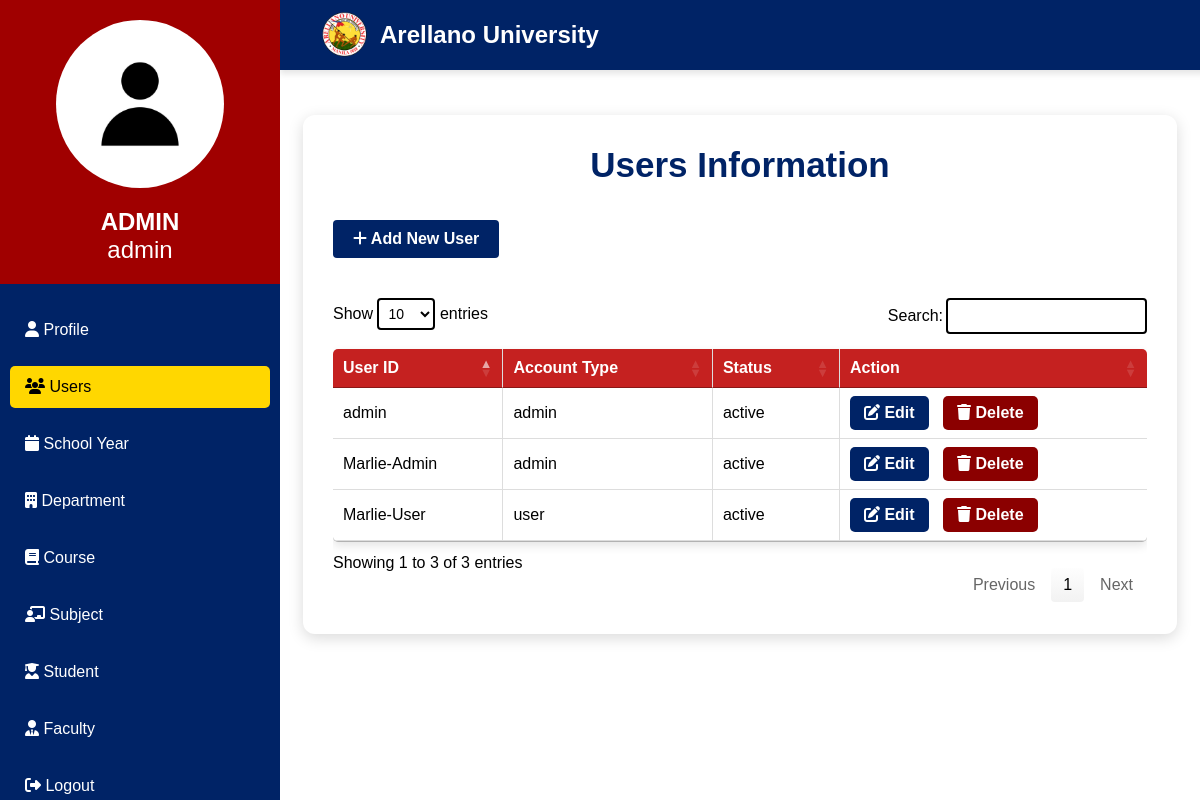
Screenshot of /admin/users.php (signed in) with the database file from the repository.
### tables this page shows
CREATE TABLE `tbl_users` (
  `user_id` varchar(20) NOT NULL,
  `password` text NOT NULL,
  `account_type` varchar(10) NOT NULL,
  `status` varchar(10) NOT NULL
);

### admin/users.php (the view, shortened to what this page needs)
<?php
    include("cn.php");
    $user_id = mysqli_real_escape_string($connection, $_SESSION['user_id']);
    $query = mysqli_query($connection, "SELECT * FROM tbl_users WHERE user_id = '$user_id'");
    $row = mysqli_fetch_assoc($query);
    $isUser = ($row['account_type'] === 'user');
?>
<!DOCTYPE html>
<html>
    <head>
        <link rel="stylesheet" href="css/table.css">
        <link rel="stylesheet" type="text/css" href="https://cdn.datatables.net/1.11.5/css/jquery.dataTables.css">
        <link rel="stylesheet" href="https://cdnjs.cloudflare.com/ajax/libs/font-awesome/6.4.2/css/all.min.css">
    </head>
    <body>
   <nav class="sidebar">
        <div class="sidebar-header">
            <div class="user-con">
                <div class="img-con">
                    <img src="images/default.jpg" alt="Admin Image">
                </div>
                <div class="user-info">
                    <strong><?php echo strtoupper($row["account_type"]); ?></strong><br><?php echo $row["user_id"]; ?>
                </div>
            </div>
        </div>
        <ul class="nav-links">
            <li><a href="admin-profile.php"><i class="fas fa-user"></i> Profile</a></li>
            <li><a href="users.php" class="active"><i class="fas fa-users"></i> Users</a></li>
            <li><a href="school-year.php"><i class="fas fa-calendar"></i> School Year</a></li>
            <li><a href="department.php"><i class="fas fa-building"></i> Department</a></li>
            <li><a href="course.php"><i class="fas fa-book"></i> Course</a></li>
            <li><a href="subject.php"><i class="fas fa-chalkboard-teacher"></i> Subject</a></li>
            <li><a href="student.php"><i class="fas fa-user-graduate"></i> Student</a></li>
            <li><a href="faculty.php"><i class="fas fa-user-tie"></i> Faculty</a></li>
            <li><a href="logout.php"><i class="fas fa-sign-out-alt"></i> Logout</a></li>
        </ul>
    </nav>
     <section class="main-content">
        <div class="top-con">
            <div class="top-nav">
                <img src="images/au_logo.png" alt="Arellano University Logo" class="brand">
                <h2>Arellano University</h2>
            </div>
        </div>
        <div class="table-container">
            <h1 class="title">Users Information</h1>
            <button class="add-btn disabled-link" <?php if ($isUser) echo 'disabled'; else echo 'onclick="openModal()"'; ?>> <i class="fas fa-plus"></i> Add New User</button>
        <?php
            include("cn.php");
            $query = mysqli_query($connection, "SELECT * FROM tbl_users");
            $rows = mysqli_num_rows($query);
            if ($rows > 0) {
        ?>
        <table id="users" class="styled-table">
            <thead>
                <tr>
                    <th>User ID</th>
                    <th>Account Type</th>
                    <th>Status</th>
                    <th>Action</th>
                </tr>
            </thead>
            <tbody>
                <?php
                    while ($data = mysqli_fetch_assoc($query)) {
                ?>
                <tr>
                    <td><?php echo $data['user_id']; ?></td>
                    <td><?php echo $data['account_type']; ?></td>
                    <td><?php echo $data['status']; ?></td>
                    <td>
                        <div class="action-buttons">
                            <button class="btn-edit disabled-link" <?php if ($isUser) echo 'disabled'; else echo 'onclick="openEditModal(\'' . $data['user_id'] . '\', \'' . $data['account_type'] . '\', \'' . $data['status'] . '\')"'; ?>> <i class="fas fa-edit"></i> Edit</button>
                            <?php if ($isUser): ?>
                                <span class="btn-delete disabled-link"> <i class="fas fa-trash"></i> Delete</span>
                            <?php else: ?>
                                <a href="javascript:void(0);" class="btn-delete" onclick="openDeleteModal('<?php echo $data['user_id']; ?>')"> <i class="fas fa-trash"></i> Delete</a>
                            <?php endif; ?>
                        </div>
                    </td>
                </tr>
                <?php } ?>
            </tbody>
        </table>
        <?php } ?>
        </div>
    </section>
    </body>
</html>

### admin/css/table.css (style rules this page uses)
* { margin: 0; padding: 0; box-sizing: border-box; font-family: 'Arial', sans-serif; }
body { display: flex; height: 100vh; background: #f4f4f4; }
.top-con { z-index: 21; position: fixed; top: 0; width: 100%; background: #002366; height: 70px; display: flex; align-items: center; justify-content: center; box-shadow: 0px 4px 6px rgba(0, 0, 0, 0.1); }
.sidebar { width: 280px; height: 100vh; background-color: #002366; color: white; display: flex; flex-direction: column; position: fixed; left: 0; transition: left 0.3s ease-in-out; z-index: 100; overflow-y: auto; scrollbar-width: none; -ms-overflow-style: none; }
.sidebar-header { display: flex; align-items: center; gap: 10px; margin-bottom: 0px; }
.sidebar-header img { width: 50px; }
.nav-links { list-style: none; padding: 10px; }
.nav-links li { margin: 15px 0; position: relative; }
.nav-links a { text-decoration: none; color: white; font-size: 16px; padding: 12px 15px; display: block; border-radius: 5px; transition: 0.3s; cursor: pointer; }
.nav-links a:hover, .nav-links .active { background: #FFD700; color: black; }
.main-content { width: 100%; margin-left: 280px; padding: 0px; background: white; overflow-y: auto; }
.table-container { padding: 30px; border-radius: 12px; box-shadow: 0px 4px 15px rgba(0, 0, 0, 0.15); text-align: center; margin: 40px auto; width: 95%; margin-top: 115px; }
.title { font-size: 35px; font-weight: 600; color: #002366; margin-bottom: 25px; }
.styled-table { width: 100%; border-collapse: collapse; font-size: 16px; border-radius: 5px; overflow: hidden; box-shadow: 0px 4px 10px rgba(0, 0, 0, 0.1); background-color: #ffffff; text-align: left; }
.styled-table thead tr { background-color: #c52120; color: white; font-weight: bold; text-align: center; }
.styled-table tbody tr { border-bottom: 1px solid #ddd; transition: all 0.3s ease-in-out; }
.styled-table td { text-align: left !important; padding: 12px; }
.styled-table th, .styled-table td { padding: 12px; border-right: 1px solid #ddd; border-bottom: 1px solid #ddd; text-align: center; }
.styled-table th:last-child, .styled-table td:last-child { border-right: none; }
.btn-edit, .btn-delete { display: inline-block; padding: 8px 14px; font-size: 16px; font-weight: 600; border-radius: 5px; text-decoration: none; transition: all 0.3s ease-in-out; }
.btn-edit { color: white; background-color: #002366; border: none; cursor: pointer !important; }
.btn-delete { color: white; background-color: #8B0000; margin-left: 10px; }
.add-btn { width: auto; padding: 12px; display: inline-block; padding: 10px 20px; background: #002366; color: white; text-decoration: none; border: none; border-radius: 4px; font-size: 16px; transition: all 0.3s ease-in-out; margin-top: 10px; cursor: pointer; font-weight: 600; float: left; margin-bottom: 40px; }
.top-nav { display: flex; align-items: center; gap: 10px; background: #002366; height: 70px; width: calc(100% - 20px); color: white; margin: 10px; box-sizing: border-box; }
.brand { height: 50px; padding-left: 30px; }
.user-con { display: flex; flex-direction: column; align-items: center; justify-content: center; background-color: #A00000; width: 100%; height: 100%; padding: 20px; margin: 0; }
.img-con { display: flex; justify-content: center; align-items: center; margin-bottom: 10px; }
.img-con img { width: 70%; height: auto; border-radius: 50%; object-fit: cover; }
.user-info { margin-top: 10px; font-size: 24px; text-align: center; font-weight: 400; color: white; }

### rows the page displays
tbl_users: account_type "ADMIN", user_id "admin", account_type "admin", status "active"
tbl_users: user_id "Marlie-Admin", account_type "admin", status "active"
tbl_users: user_id "Marlie-User", account_type "user", status "active"
